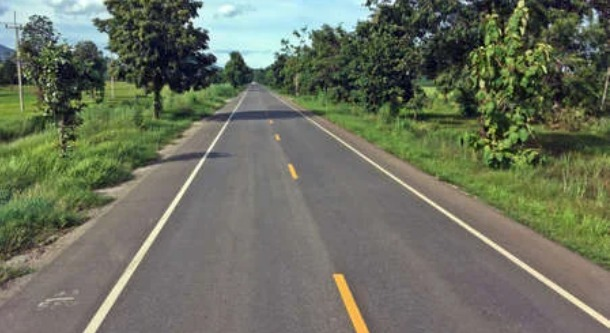
#> input picture Lane Detection/image.png, 610 x 333 px
$ python Lane_detection.py
#> lines starting #> are read from the running program, lines starting #| are printed output that depends on the picture; after the words box and inside, x2 and y2 are one past the last pixel; in counts of white or black regions, pixels touching at a corner belong together
import cv2
import numpy as np
import matplotlib.pyplot as plt

def canny(image):
    gray = cv2.cvtColor(image, cv2.COLOR_RGB2GRAY)
    blur = cv2.GaussianBlur(gray, (5, 5), 0)
    canny = cv2.Canny(blur, 80, 110)
    return canny

def roi(image):
    height = image.shape[0]
    polygons = np.array([
    [(70, 330), (253, 73), (608, 310)]
    ])
    mask = np.zeros_like(image)
    cv2.fillPoly(mask, polygons, 255)
    masked_image = cv2.bitwise_and(image, mask)
    return masked_image

def display_lines(image, lines):
    line_image = np.zeros_like(image)
    if lines is not None:
        for line in lines:
            x1, y1, x2, y2 = line.reshape(4)
            cv2.line(line_image, (x1, y1), (x2, y2), (255, 0, 0), 10)
    return line_image
image = cv2.imread('image.png')
#> image is the input picture: shape (333, 610, 3); mean B, G, R 95.1, 112.8, 107.2
lane_image = np.copy(image)

#log transformation
# c = 255 / np.log(1 + np.max(lane_image))
# log_image = c * (np.log(lane_image + 1))
# log_image = np.array(log_image, dtype = np.uint8)
#------------#

canny = canny(lane_image)
#> in canny, `gray = cv2.cvtColor(image, cv2.COLOR_RGB2GRAY)`:
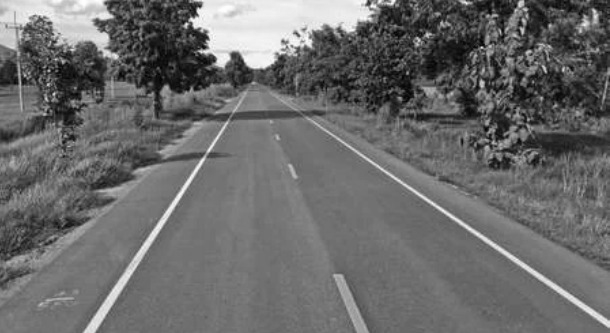
#> gray: shape (333, 610); min 1, max 254, mean 106.9
#> in canny, `canny = cv2.Canny(blur, 80, 110)`:
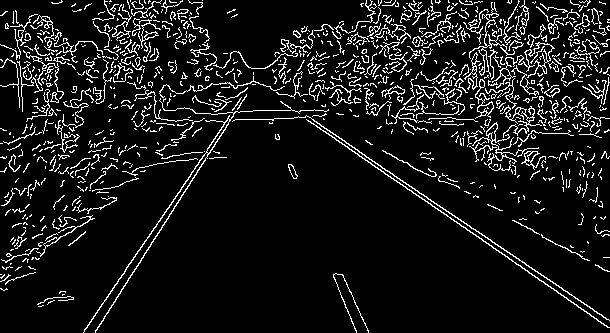
#> canny: shape (333, 610); 9.4% white in thin lines or dots
cropped_image = roi(canny)
#> in roi, `cv2.fillPoly(mask, polygons, 255)`:
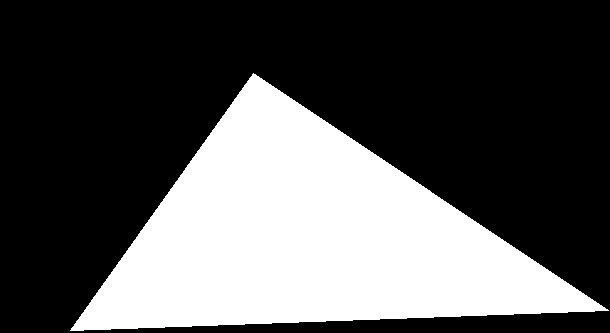
#> mask: shape (333, 610); 33.4% white; 1 white region, box (x1, y1, x2, y2) and area: (70, 73, 609, 331) 67879
#> in roi, `masked_image = cv2.bitwise_and(image, mask)`:
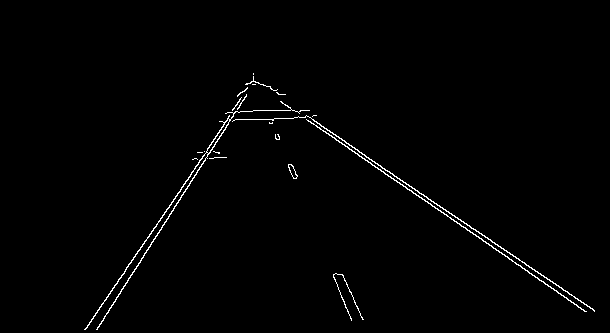
#> masked_image: shape (333, 610); 1.1% white in thin lines or dots, all inside (x1, y1, x2, y2) = (84, 73, 595, 330)

lines = cv2.HoughLinesP(cropped_image, 2, np.pi/180, 100, np.array([]), minLineLength=10, maxLineGap=5)
#> lines = [[314, 121, 594, 310], [85, 329, 166, 209], [325, 131, 499, 252], [99, 326, 201, 164], [146, 240, 185, 181], [281, 101, 419, 197], [178, 202, 246, 94], [215, 138, 241, 97], [502, 254, 586, 311], [169, 207, 199, 160], [96, 329, 134, 269]]
line_image = display_lines(lane_image, lines)
#> the loop in display_lines, `for line in lines:` made 11 passes
#> after the loop in display_lines, `for line in lines:`:
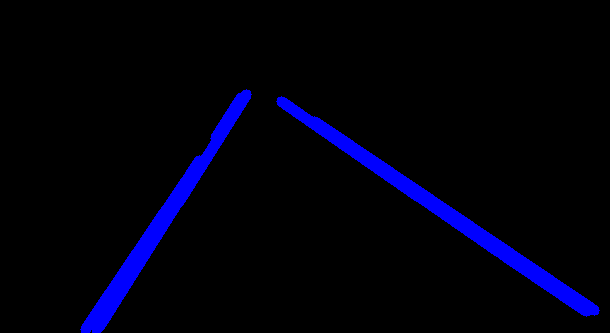
#> line_image: shape (333, 610, 3); mean of channels 0, 1, 2 13.1, 0, 0; drawn as B, G, R
blend = cv2.addWeighted(lane_image, 0.8, line_image, 1, 1)
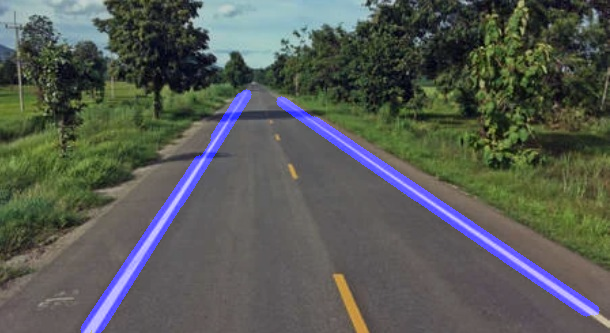
#> blend: shape (333, 610, 3); mean B, G, R 84.9, 91.2, 86.8

cv2.imshow("result", blend)
cv2.waitKey(0)

# [5 lines of commented-out code are left out]
